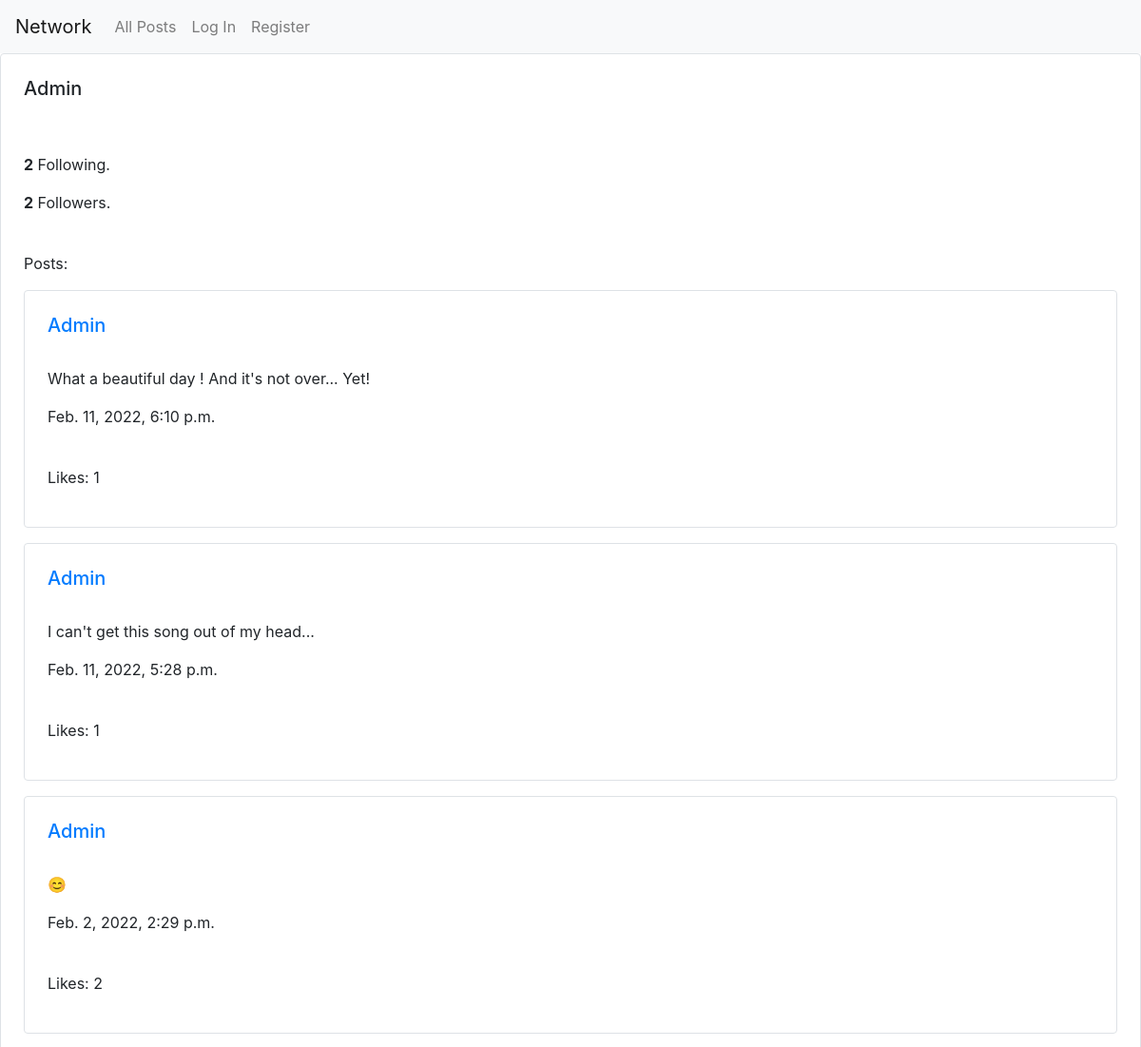
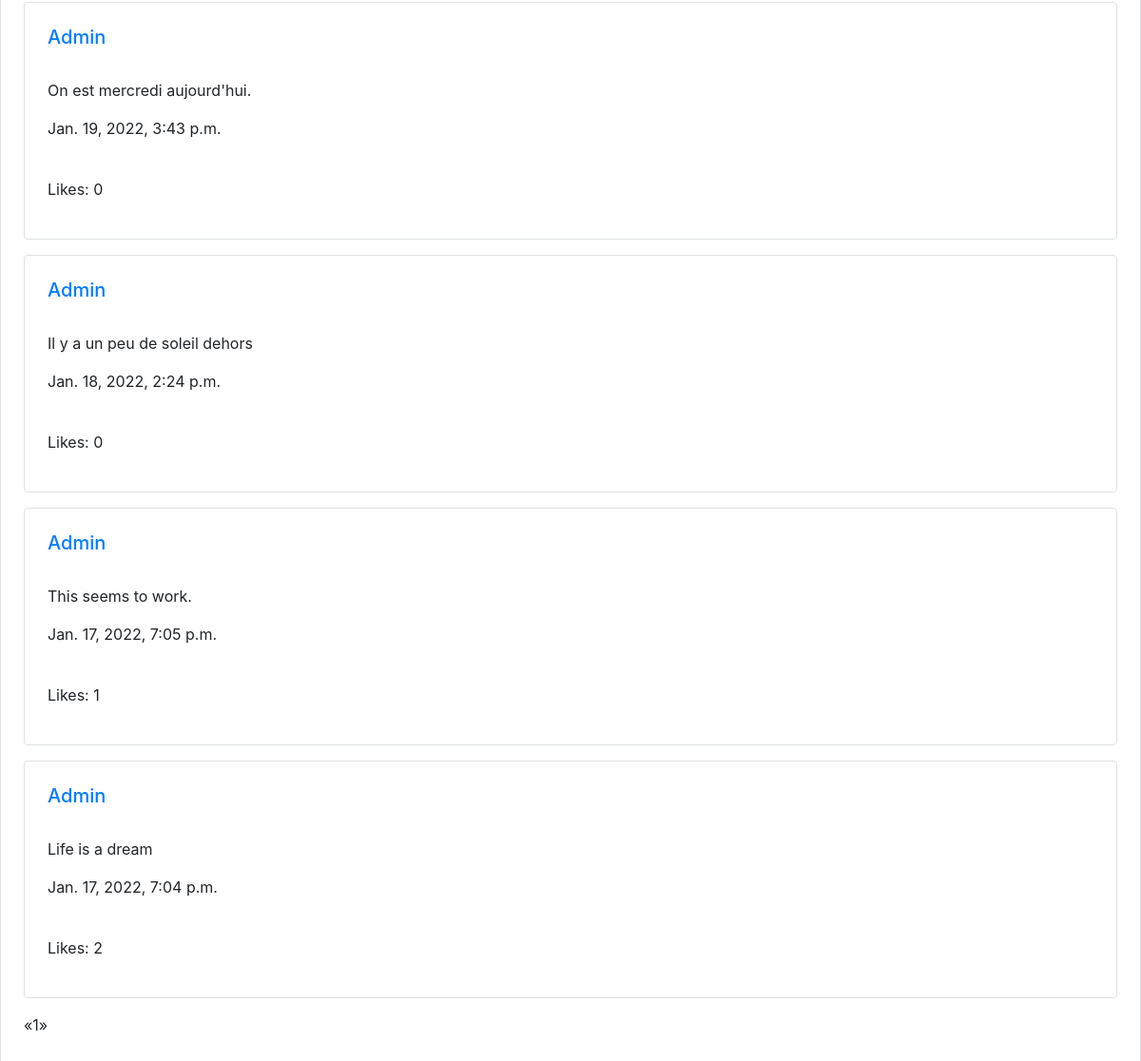
/profile/admin, run on the app's committed database (2 pictures, top to bottom).
### network/models.py (models this page shows, shortened)
class Post(models.Model):
    posted_by = models.ForeignKey(User, on_delete=models.CASCADE) # user who posted the post
    content = models.TextField()
    posted_at = models.DateTimeField(auto_now_add=True) # date and time at which the post was made
    likes = models.ManyToManyField(User, related_name="post_likes")

class User(AbstractUser):
    pass

### network/views.py (the view)
# urls.py: path("profile/<str:username>", views.profile_view, name="profile"),
def profile_view(request, username):
    profile_username = username
    profile_user = User.objects.all().filter(username=profile_username)[0]
    profile_posts = Post.objects.all().filter(posted_by=profile_user).order_by('-posted_at')
    page = request.GET.get('page', 1)
    paginator = Paginator(profile_posts, 10) # show 10 posts per page
    try:
        posts = paginator.page(page)
    except PageNotAnInteger:
        posts = paginator.page(1)
    except EmptyPage:
        posts = paginator.page(paginator.num_pages)
    followers = FollowersCount.objects.all().filter(profile=profile_user)
    followers_count = followers.count()
    print(followers)
    user = request.user
    following = FollowingCount.objects.all().filter(following=profile_user)
    print("accounts followed by: ", profile_user)
    following_count = following.count()
    print(following_count)
    following_auth_user = FollowingCount.objects.all().filter(following=user)
    following_auth_user_count = following_auth_user.count()
    if followers.filter(follower=user).exists():
        print("authenticated user already follows the profile")
        alreadyFollows = True # display unfollow button
        context = {
            'profile_username': profile_username,
            'profile_user': profile_user,
            'profile_posts': profile_posts,
            'followers_count': followers_count,
            'following_count': following_count,
            'following_auth_user_count': following_auth_user_count,
            'alreadyFollows': alreadyFollows,
            'posts': posts,
            'user': user
        }
        return render(request, "network/profile.html", context)
    else:
        alreadyFollows = False  # display follow button
        context = {
            'profile_username': profile_username,
            'profile_user': profile_user,
            'profile_posts': profile_posts,
            'followers_count': followers_count,
            'following_count': following_count,
            'following_auth_user_count': following_auth_user_count,
            'alreadyFollows': alreadyFollows,
            'posts': posts,
            'user': user
        }
        return render(request, "network/profile.html", context)

### network/models.py (called while the page is built)
    def __str__(self):
        return f'{self.profile} is followed by {self.follower}'

### network/templates/network/profile.html (shortened to what this page needs)
{% extends "network/layout.html" %}
{% load static %}
{% block body %}
<div id="post-view" class="form-group border rounded p-4">
    <div class="post-group">
        <h5>{{ profile_username|capfirst }}</h5>
    </div>
    {% if user.is_authenticated %}
        {% if user.username != profile_username %}
            {% if alreadyFollows == True %}
            <a href="{% url 'unfollow' profile_username %}">
                <button type="button" class="btn btn-secondary">Unfollow</button>
            </a>
            {% endif %}
            {% if alreadyFollows == False %}
            <a href="{% url 'follow' profile_username %}">
                <button type="button" class="btn btn-dark">Follow</button>
            </a>
            {% endif %}
            <p><b>{{ following_count }}</b> Following.</p>
            {% if followers_count != 1 %}
            <p><b>{{ followers_count }}</b> Followers.</p>
            {% else %}
            <p><b>{{ followers_count }}</b> Follower.</p>
            {% endif %}
            <br>
        {% endif %}
        {% if user.username == profile_username %}
        <p><b>{{ following_auth_user_count }}</b> Following.</p>
            {% if followers_count != 1 %}
                <p><b>{{ followers_count }}</b> Followers.</p>
            {% else %}
                <p><b>{{ followers_count }}</b> Follower.</p>
            {% endif %}
        <br>
        {% endif %}
    {% else %}
    <br>
    <br>
    <p><b>{{ following_count }}</b> Following.</p>
    {% if followers_count != 1 %}
        <p><b>{{ followers_count }}</b> Followers.</p>
    {% else %}
        <p><b>{{ followers_count }}</b> Follower.</p>
    {% endif %}
    <br>
    {% endif %}
    {% if posts %}
    <p>Posts:</p>
    {% for post in posts %}
    <div id="post-view-{{ post.id }}" class="form-group border rounded p-4">
      <div id=post-{{ post.id }}>
        <div class="post-group-{{ post.id }}">
            <a href="{% url 'profile' post.posted_by %}"><h5>{{ post.posted_by|capfirst }}</h5></a>
          <br>
          <div id="content-group-{{ post.id }}">
            <p id="post-content-{{ post.id }}">{{ post.content}}</p>
            <p id="post-posted_at-{{ post.id }}">{{ post.posted_at}}</p>
          </div>
          <br>
        <div id="like-count-{{ post.id }}">
          <p>Likes: {{ post.likes.count }}</p>
        </div>
        </div>
      </div>
    </div>
    {% endfor %}
    <ul class="pagination">
        {% if posts.has_previous %}
          <li><a href="?page={{ posts.previous_page_number }}">&laquo;</a></li>
        {% else %}
          <li class="disabled"><span>&laquo;</span></li>
        {% endif %}
        {% for i in posts.paginator.page_range %}
          {% if posts.number == i %}
            <li class="active"><span>{{ i }} <span class="sr-only">(current)</span></span></li>
          {% else %}
            <li><a href="?page={{ i }}">{{ i }}</a></li>
          {% endif %}
        {% endfor %}
        {% if posts.has_next %}
          <li><a href="?page={{ posts.next_page_number }}">&raquo;</a></li>
        {% else %}
          <li class="disabled"><span>&raquo;</span></li>
        {% endif %}
      </ul>
    {% endif %}
</div>
{% endblock %}

### data on the page
Post: posted_by "Admin", content "What a beautiful day ! And it's not over... Yet!", posted_at "Feb. 11, 2022, 6:10 p.m.", likes.count "1"
Post: posted_by "Admin", content "I can't get this song out of my head...", posted_at "Feb. 11, 2022, 5:28 p.m.", likes.count "1"
Post: posted_by "Admin", content "😊", posted_at "Feb. 2, 2022, 2:29 p.m.", likes.count "2"
Post: posted_by "Admin", content "On est mercredi aujourd'hui.", posted_at "Jan. 19, 2022, 3:43 p.m.", likes.count "0"
Post: posted_by "Admin", content "Il y a un peu de soleil dehors", posted_at "Jan. 18, 2022, 2:24 p.m.", likes.count "0"
Post: posted_by "Admin", content "This seems to work.", posted_at "Jan. 17, 2022, 7:05 p.m.", likes.count "1"
Post: posted_by "Admin", content "Life is a dream", posted_at "Jan. 17, 2022, 7:04 p.m.", likes.count "2"

### other printed values
{{ profile_username|capfirst }} "Admin"
{{ following_count }} "2"
{{ followers_count }} "2"
{{ i }} "1"
